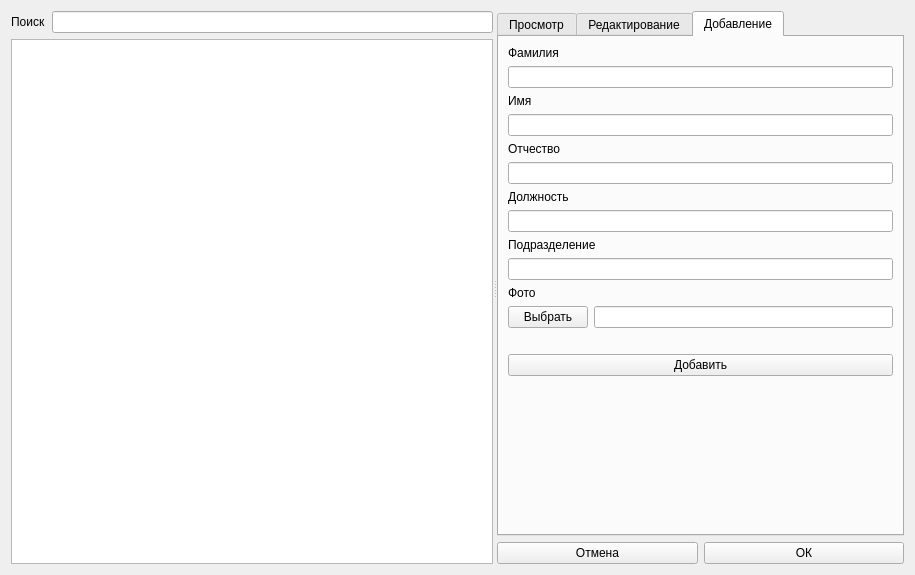
<?xml version="1.0" encoding="UTF-8"?>
<ui version="4.0">
 <class>PersonalCardEditorForm</class>
 <widget class="QWidget" name="PersonalCardEditorForm">
  <property name="geometry">
   <rect>
    <x>0</x>
    <y>0</y>
    <width>915</width>
    <height>575</height>
   </rect>
  </property>
  <property name="windowTitle">
   <string>Form</string>
  </property>
  <property name="autoFillBackground">
   <bool>false</bool>
  </property>
  <layout class="QHBoxLayout" name="horizontalLayout">
   <item>
    <widget class="QSplitter" name="splitter">
     <property name="orientation">
      <enum>Qt::Horizontal</enum>
     </property>
     <widget class="QWidget" name="verticalLayoutWidget">
      <layout class="QVBoxLayout" name="CardsViewLayout">
       <item>
        <layout class="QHBoxLayout" name="SearchLayout">
         <item>
          <widget class="QLabel" name="label">
           <property name="text">
            <string>Поиск</string>
           </property>
          </widget>
         </item>
         <item>
          <widget class="QLineEdit" name="SearchLE"/>
         </item>
        </layout>
       </item>
       <item>
        <widget class="QListView" name="CardView">
         <property name="editTriggers">
          <set>QAbstractItemView::NoEditTriggers</set>
         </property>
        </widget>
       </item>
      </layout>
     </widget>
     <widget class="QWidget" name="verticalLayoutWidget_2">
      <layout class="QVBoxLayout" name="CardLayout">
       <item>
        <widget class="QTabWidget" name="tabWidget">
         <property name="currentIndex">
          <number>2</number>
         </property>
         <widget class="QWidget" name="ViewTab">
          <attribute name="title">
           <string>Просмотр</string>
          </attribute>
          <layout class="QVBoxLayout" name="verticalLayout_2">
           <item>
            <widget class="QLabel" name="label_9">
             <property name="text">
              <string>Фамилия</string>
             </property>
            </widget>
           </item>
           <item>
            <widget class="QLineEdit" name="ViewSurnameLE"/>
           </item>
           <item>
            <widget class="QLabel" name="label_11">
             <property name="text">
              <string>Имя</string>
             </property>
            </widget>
           </item>
           <item>
            <widget class="QLineEdit" name="ViewNameLE"/>
           </item>
           <item>
            <widget class="QLabel" name="label_14">
             <property name="text">
              <string>Отчество</string>
             </property>
            </widget>
           </item>
           <item>
            <widget class="QLineEdit" name="ViewLastnameLE"/>
           </item>
           <item>
            <widget class="QLabel" name="label_10">
             <property name="text">
              <string>Должность</string>
             </property>
            </widget>
           </item>
           <item>
            <widget class="QLineEdit" name="ViewPostLE"/>
           </item>
           <item>
            <widget class="QLabel" name="label_8">
             <property name="text">
              <string>Подразделение</string>
             </property>
            </widget>
           </item>
           <item>
            <widget class="QLineEdit" name="ViewSubdivisionLE"/>
           </item>
           <item>
            <widget class="QLabel" name="label_12">
             <property name="text">
              <string>Фото</string>
             </property>
            </widget>
           </item>
           <item>
            <widget class="QLineEdit" name="ViewImagePathLE"/>
           </item>
           <item>
            <widget class="QLabel" name="label_13">
             <property name="enabled">
              <bool>true</bool>
             </property>
             <property name="text">
              <string/>
             </property>
             <property name="scaledContents">
              <bool>false</bool>
             </property>
             <property name="textInteractionFlags">
              <set>Qt::NoTextInteraction</set>
             </property>
            </widget>
           </item>
           <item>
            <spacer name="verticalSpacer">
             <property name="orientation">
              <enum>Qt::Vertical</enum>
             </property>
             <property name="sizeHint" stdset="0">
              <size>
               <width>20</width>
               <height>40</height>
              </size>
             </property>
            </spacer>
           </item>
          </layout>
         </widget>
         <widget class="QWidget" name="EditTab">
          <attribute name="title">
           <string>Редактирование</string>
          </attribute>
          <layout class="QVBoxLayout" name="verticalLayout_4">
           <item>
            <widget class="QLabel" name="label_23">
             <property name="text">
              <string>Фамилия</string>
             </property>
            </widget>
           </item>
           <item>
            <widget class="QLineEdit" name="EditSurnameLE"/>
           </item>
           <item>
            <widget class="QLabel" name="label_25">
             <property name="text">
              <string>Имя</string>
             </property>
            </widget>
           </item>
           <item>
            <widget class="QLineEdit" name="EditNameLE"/>
           </item>
           <item>
            <widget class="QLabel" name="label_28">
             <property name="text">
              <string>Отчество</string>
             </property>
            </widget>
           </item>
           <item>
            <widget class="QLineEdit" name="EditLastnameLE"/>
           </item>
           <item>
            <widget class="QLabel" name="label_24">
             <property name="text">
              <string>Должность</string>
             </property>
            </widget>
           </item>
           <item>
            <widget class="QLineEdit" name="EditPostLE"/>
           </item>
           <item>
            <widget class="QLabel" name="label_22">
             <property name="text">
              <string>Подразделение</string>
             </property>
            </widget>
           </item>
           <item>
            <widget class="QLineEdit" name="EditSubdivisionLE"/>
           </item>
           <item>
            <widget class="QLabel" name="label_26">
             <property name="text">
              <string>Фото</string>
             </property>
            </widget>
           </item>
           <item>
            <layout class="QHBoxLayout" name="horizontalLayout_4">
             <item>
              <widget class="QPushButton" name="EditSelectImageButton">
               <property name="text">
                <string>Выбрать</string>
               </property>
              </widget>
             </item>
             <item>
              <widget class="QLineEdit" name="EditImagePathLE"/>
             </item>
            </layout>
           </item>
           <item>
            <widget class="QLabel" name="label_27">
             <property name="enabled">
              <bool>true</bool>
             </property>
             <property name="text">
              <string/>
             </property>
             <property name="scaledContents">
              <bool>false</bool>
             </property>
             <property name="alignment">
              <set>Qt::AlignCenter</set>
             </property>
             <property name="textInteractionFlags">
              <set>Qt::NoTextInteraction</set>
             </property>
            </widget>
           </item>
           <item>
            <widget class="QPushButton" name="EditCardButton">
             <property name="text">
              <string>Редактировать</string>
             </property>
            </widget>
           </item>
           <item>
            <spacer name="verticalSpacer_2">
             <property name="orientation">
              <enum>Qt::Vertical</enum>
             </property>
             <property name="sizeHint" stdset="0">
              <size>
               <width>20</width>
               <height>40</height>
              </size>
             </property>
            </spacer>
           </item>
          </layout>
         </widget>
         <widget class="QWidget" name="AddTab">
          <attribute name="title">
           <string>Добавление</string>
          </attribute>
          <layout class="QVBoxLayout" name="verticalLayout_5">
           <item>
            <widget class="QLabel" name="label_35">
             <property name="text">
              <string>Фамилия</string>
             </property>
            </widget>
           </item>
           <item>
            <widget class="QLineEdit" name="AddSurnameLE"/>
           </item>
           <item>
            <widget class="QLabel" name="label_34">
             <property name="text">
              <string>Имя</string>
             </property>
            </widget>
           </item>
           <item>
            <widget class="QLineEdit" name="AddNameLE"/>
           </item>
           <item>
            <widget class="QLabel" name="label_33">
             <property name="text">
              <string>Отчество</string>
             </property>
            </widget>
           </item>
           <item>
            <widget class="QLineEdit" name="AddLastnameLE"/>
           </item>
           <item>
            <widget class="QLabel" name="label_30">
             <property name="text">
              <string>Должность</string>
             </property>
            </widget>
           </item>
           <item>
            <widget class="QLineEdit" name="AddPostLE"/>
           </item>
           <item>
            <widget class="QLabel" name="label_29">
             <property name="text">
              <string>Подразделение</string>
             </property>
            </widget>
           </item>
           <item>
            <widget class="QLineEdit" name="AddSubdivisionLE"/>
           </item>
           <item>
            <widget class="QLabel" name="label_31">
             <property name="text">
              <string>Фото</string>
             </property>
            </widget>
           </item>
           <item>
            <layout class="QHBoxLayout" name="horizontalLayout_2">
             <item>
              <widget class="QPushButton" name="AddSelectImageButton">
               <property name="text">
                <string>Выбрать</string>
               </property>
              </widget>
             </item>
             <item>
              <widget class="QLineEdit" name="AddImagePathLE"/>
             </item>
            </layout>
           </item>
           <item>
            <widget class="QLabel" name="label_32">
             <property name="enabled">
              <bool>true</bool>
             </property>
             <property name="text">
              <string/>
             </property>
             <property name="scaledContents">
              <bool>false</bool>
             </property>
             <property name="alignment">
              <set>Qt::AlignCenter</set>
             </property>
             <property name="textInteractionFlags">
              <set>Qt::NoTextInteraction</set>
             </property>
            </widget>
           </item>
           <item>
            <widget class="QPushButton" name="AddCardButton">
             <property name="text">
              <string>Добавить</string>
             </property>
            </widget>
           </item>
           <item>
            <spacer name="verticalSpacer_3">
             <property name="orientation">
              <enum>Qt::Vertical</enum>
             </property>
             <property name="sizeHint" stdset="0">
              <size>
               <width>20</width>
               <height>125</height>
              </size>
             </property>
            </spacer>
           </item>
          </layout>
         </widget>
        </widget>
       </item>
       <item>
        <layout class="QHBoxLayout" name="horizontalLayout_3">
         <item>
          <widget class="QPushButton" name="CancelButton">
           <property name="text">
            <string>Отмена</string>
           </property>
          </widget>
         </item>
         <item>
          <widget class="QPushButton" name="OKButton">
           <property name="text">
            <string>ОК</string>
           </property>
          </widget>
         </item>
        </layout>
       </item>
      </layout>
     </widget>
    </widget>
   </item>
  </layout>
 </widget>
 <resources/>
 <connections/>
</ui>
